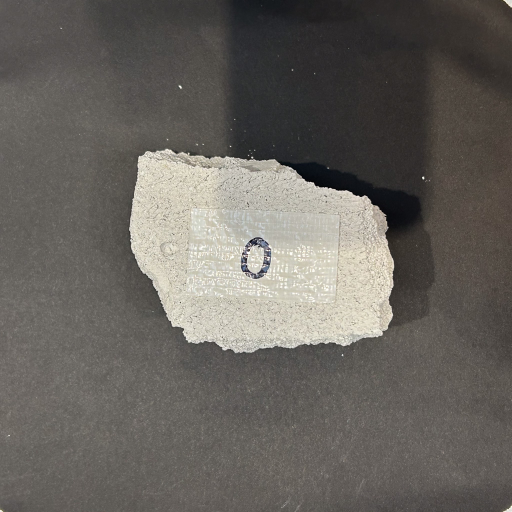
#> input picture scanned_rubble/scans/rubble_stativ02-000.jpg, 1024 x 1024 px, found by its file name (shown at 1/2 size); its folder holds 4 pictures in this run
$ python scanned_rubble_to_image.py
#> lines starting #> are read from the running program, lines starting #| are printed output that depends on the picture; after the words box and inside, x2 and y2 are one past the last pixel; in counts of white or black regions, pixels touching at a corner belong together; long printed decimals are rounded
import cv2
import numpy as np

# Define the amount of rubble scanned
image_nbr = 201

# Define backdrop size in mm
frame_size_v = 200
frame_size_h = 200

for i in range(image_nbr+1):

    # Paths
    rubble_path = f"/Users/mvk/github2/reimagine/Final/MOSAIC_WALLS_CORE24/scanned_rubble/scans/rubble_stativ02-{i:03}.jpg"
    contour_on_original_path = f"/Users/mvk/github2/reimagine/Final/MOSAIC_WALLS_CORE24/scanned_rubble/contour_on_original/contour_on_original_{i}.png"
    contour_line_path = f"/Users/mvk/github2/reimagine/Final/MOSAIC_WALLS_CORE24/scanned_rubble/contour_line/contour_{i}.png"
    rubble_shape_path = f"/Users/mvk/github2/reimagine/Final/MOSAIC_WALLS_CORE24/scanned_rubble/rubble_shape/rubble_shape_{i}.png"

    # Load the rubble image
    image = cv2.imread(rubble_path)
#> image is the input picture: shape (1024, 1024, 3); mean B, G, R 94.6, 99.9, 103.6

    # Check if the image was successfully loaded
    if image is None:
        print(f"Error: rubble image {i} not loaded.\n")
    else:
        print(f"Rubble image {i} loaded successfully!\n")

    # Resize the image based on the size of the backdrop and multiply by 10 to generate a better resolution
    image_resize = cv2.resize(image, (frame_size_v*10, frame_size_h*10))

    # Prepare the image to get the most accurate contour
    gray_image = cv2.cvtColor(image_resize, cv2.COLOR_BGR2GRAY)
    blurred_image = cv2.GaussianBlur(gray_image, (5, 5), 0)
    ret, binary_image = cv2.threshold(blurred_image, 0, 255, cv2.THRESH_BINARY + cv2.THRESH_OTSU)
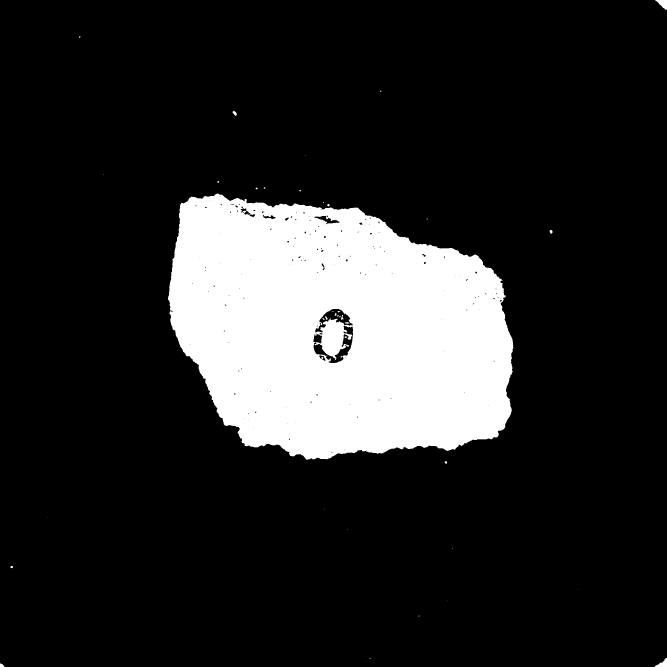
#> binary_image: shape (2000, 2000) (shown at 1/3 size); 15.9% white; 41 white regions (23 under 20 px)
#> ret = 141

    # Find the contour
    contours, hierarchy = cv2.findContours(binary_image, cv2.RETR_EXTERNAL, cv2.CHAIN_APPROX_SIMPLE)
#> contours = 28 contours, 19 with area under 20; largest, box (x1, y1, x2, y2) and area: (504, 581, 1540, 1379) 643179, (1966, 0, 2000, 29) 513, (1964, 1974, 2000, 2000) 384, (698, 333, 710, 347) 94, (0, 1990, 13, 2000) 71
    largest_contour = max(contours, key=cv2.contourArea)
#> largest_contour = contour of 1588 points, box (x1, y1, x2, y2) (504, 581, 1540, 1379), area 643179
    epsilon = 0.01 * cv2.arcLength(largest_contour, True)
#> epsilon = 36.16
    print(epsilon)
#| 36.161
    approx_contour = cv2.approxPolyDP(largest_contour, epsilon, True)
#> approx_contour = contour of 11 points, box (x1, y1, x2, y2) (513, 610, 1538, 1379), area 641320


    # Draw the contour on the original rubble image and save it
    cv2.drawContours(image_resize, [approx_contour], -1, (0, 0, 255), 5)
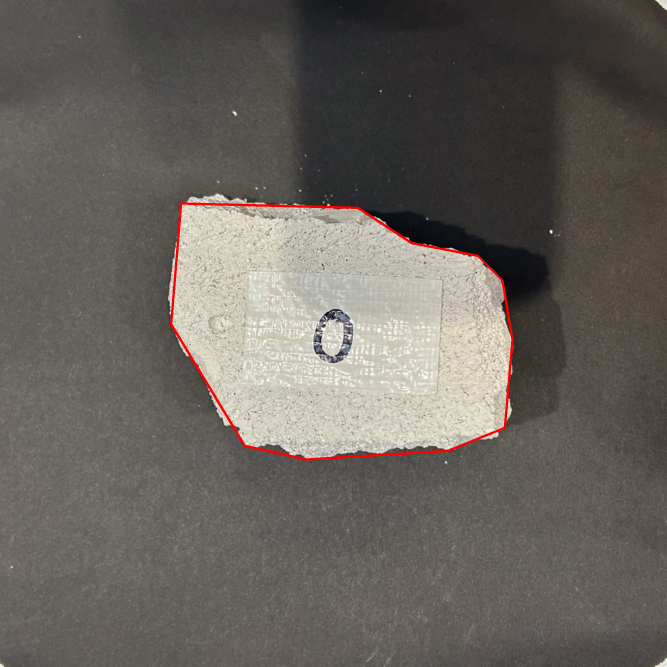
#> image_resize: shape (2000, 2000, 3) (shown at 1/3 size); mean B, G, R 93.8, 99, 104.1

    success = cv2.imwrite(contour_on_original_path, image_resize)

    if success:
        print(f"Contour on rubble image {i} saved successfully\n")
    else:
        print(f"Error saving contour on rubble image {i}\n")


    # Draw red contour on background image and save it
    new_color = (0, 0, 0)
    background_image = np.full_like(image_resize, new_color)
    cv2.drawContours(background_image, [approx_contour], -1, (0, 0, 255), 8)
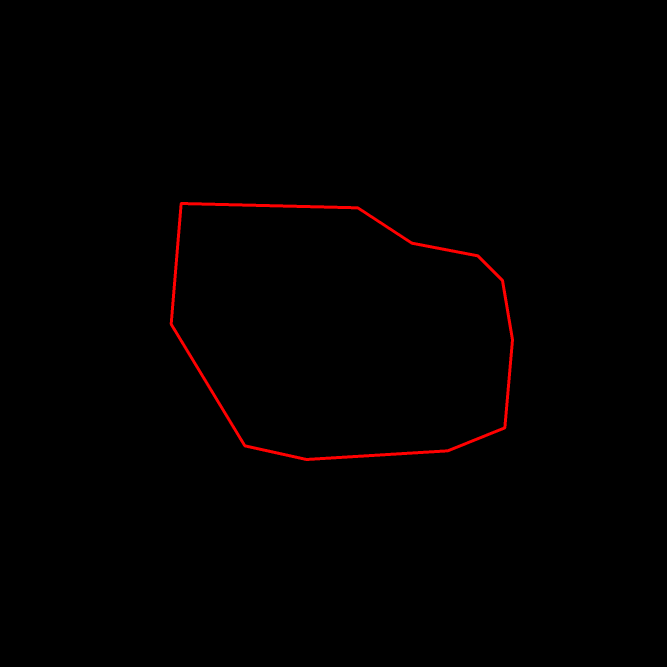
#> background_image: shape (2000, 2000, 3) (shown at 1/3 size); mean of channels 0, 1, 2 0, 0, 1.7; drawn as B, G, R

    success = cv2.imwrite(contour_line_path, background_image)

    if success:
        print(f"Contour {i} saved successfully as {contour_line_path}\n")
    else:
        print("Error saving contour {i}\n")


    # Create an image which shows the shape of the rubble and save it
    white_colour = (255, 255, 255)
    white_image = np.full_like(image_resize, white_colour)
    cv2.drawContours(white_image, [approx_contour], -1, (0, 0, 0), cv2.FILLED)
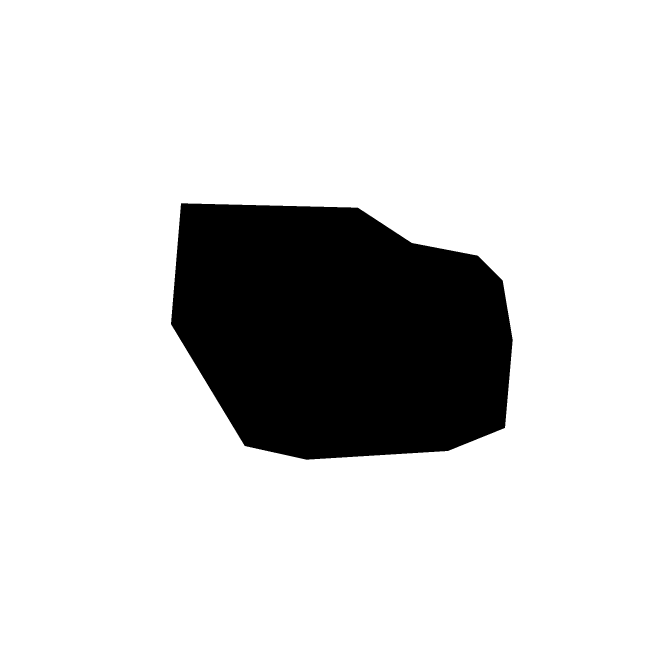
#> white_image: shape (2000, 2000, 3) (shown at 1/3 size); 83.9% white; 1 black region, box (x1, y1, x2, y2) and area: (513, 610, 1538, 1379) 642779
    success = cv2.imwrite(rubble_shape_path, white_image)

    if success:
        print(f"Rubble shape {i} saved successfully as {rubble_shape_path}\n")
    else:
        print(f"Error saving rubble shape {i}\n")
#> pass 2 of the loop `for i in range(image_nbr+1):`:
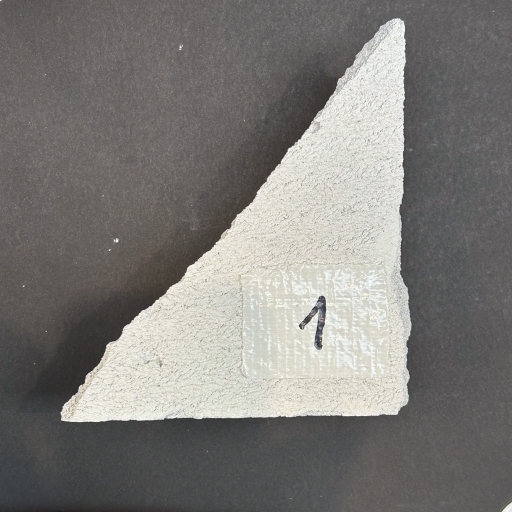
#> input picture scanned_rubble/scans/rubble_stativ02-001.jpg, 1024 x 1024 px, found by its file name (shown at 1/2 size)
#> image is the input picture: shape (1024, 1024, 3); mean B, G, R 121, 124.2, 126
#> `ret, binary_image = cv2.threshold(blurred_image, 0, 255, cv2.THRESH_BI..`:
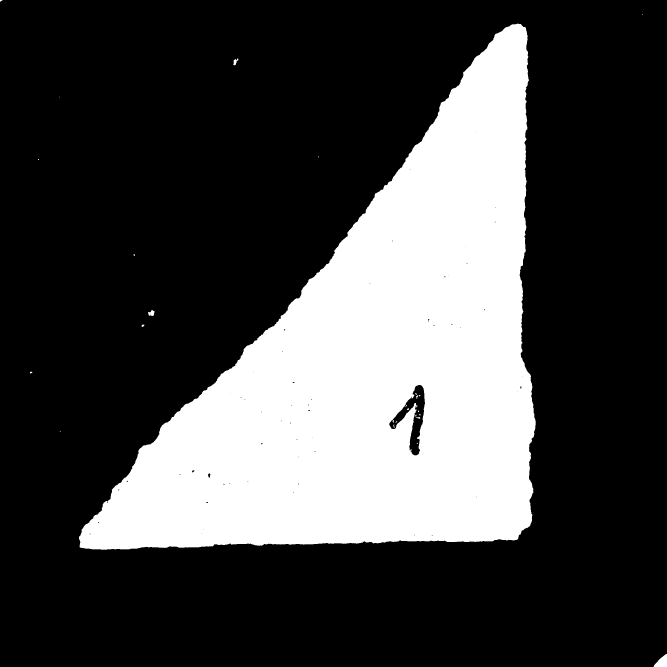
#> binary_image: shape (2000, 2000) (shown at 1/3 size); 26.8% white; 26 white regions (14 under 20 px)
#> ret = 154
#> contours = 13 contours, 8 with area under 20; largest, box (x1, y1, x2, y2) and area: (237, 71, 1607, 1649) 1077478, (1961, 1962, 2000, 2000) 820, (444, 930, 464, 948) 200, (700, 176, 715, 196) 128, (425, 974, 433, 981) 32
#> largest_contour = contour of 2137 points, box (x1, y1, x2, y2) (237, 71, 1607, 1649), area 1077478
#> epsilon = 54.89
#| 54.885
#> approx_contour = [[1575, 81], [417, 1348], [240, 1642], [1590, 1576]]
#> `cv2.drawContours(white_image, [approx_contour], -1, (0, 0, 0), cv2.FIL..`:
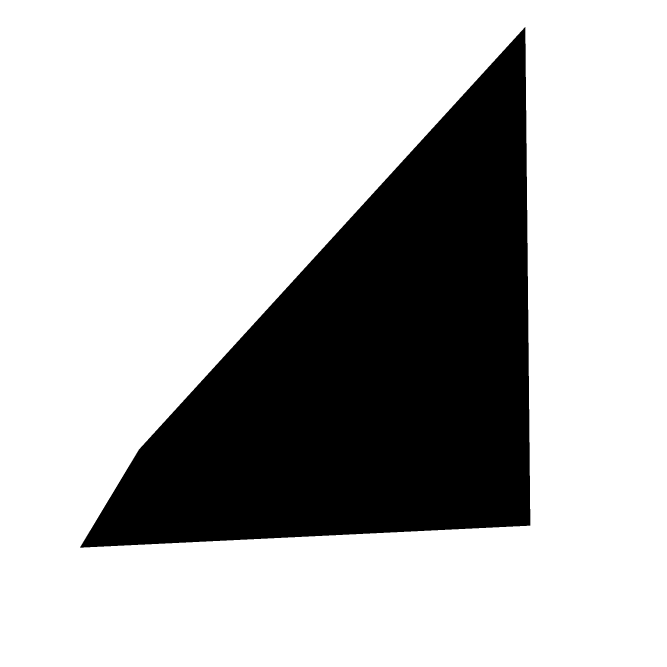
#> white_image: shape (2000, 2000, 3) (shown at 1/3 size); 73.3% white; 1 black region, box (x1, y1, x2, y2) and area: (240, 81, 1591, 1643) 1069922
#> (the run stopped early here; a loop or call above may not have finished)
